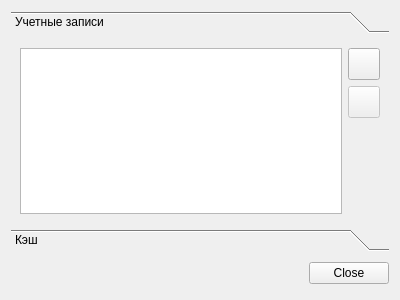
<?xml version="1.0" encoding="UTF-8"?>
<ui version="4.0">
 <class>DialogSettings</class>
 <widget class="QDialog" name="DialogSettings">
  <property name="geometry">
   <rect>
    <x>0</x>
    <y>0</y>
    <width>400</width>
    <height>300</height>
   </rect>
  </property>
  <property name="windowTitle">
   <string>Настройки</string>
  </property>
  <layout class="QVBoxLayout" name="verticalLayout">
   <item>
    <widget class="QToolBox" name="toolBox">
     <widget class="QWidget" name="settingsAccounts">
      <property name="geometry">
       <rect>
        <x>0</x>
        <y>0</y>
        <width>382</width>
        <height>184</height>
       </rect>
      </property>
      <attribute name="icon">
       <iconset theme="system-users">
        <normaloff>.</normaloff>.</iconset>
      </attribute>
      <attribute name="label">
       <string>Учетные записи</string>
      </attribute>
      <layout class="QHBoxLayout" name="horizontalLayout">
       <item>
        <widget class="QListWidget" name="listAccounts">
         <property name="iconSize">
          <size>
           <width>32</width>
           <height>32</height>
          </size>
         </property>
         <property name="spacing">
          <number>5</number>
         </property>
         <property name="uniformItemSizes">
          <bool>true</bool>
         </property>
        </widget>
       </item>
       <item>
        <layout class="QVBoxLayout" name="verticalLayout_2">
         <item>
          <widget class="QToolButton" name="buttonAccountAdd">
           <property name="minimumSize">
            <size>
             <width>32</width>
             <height>32</height>
            </size>
           </property>
           <property name="toolTip">
            <string>Добавить учетную запись</string>
           </property>
           <property name="icon">
            <iconset theme="list-add">
             <normaloff>.</normaloff>.</iconset>
           </property>
           <property name="iconSize">
            <size>
             <width>16</width>
             <height>16</height>
            </size>
           </property>
          </widget>
         </item>
         <item>
          <widget class="QToolButton" name="buttonAccountRemove">
           <property name="enabled">
            <bool>false</bool>
           </property>
           <property name="minimumSize">
            <size>
             <width>32</width>
             <height>32</height>
            </size>
           </property>
           <property name="toolTip">
            <string>Удалить учетную запись</string>
           </property>
           <property name="icon">
            <iconset theme="list-remove">
             <normaloff>.</normaloff>.</iconset>
           </property>
           <property name="iconSize">
            <size>
             <width>16</width>
             <height>16</height>
            </size>
           </property>
          </widget>
         </item>
         <item>
          <spacer name="verticalSpacer">
           <property name="orientation">
            <enum>Qt::Vertical</enum>
           </property>
           <property name="sizeHint" stdset="0">
            <size>
             <width>20</width>
             <height>40</height>
            </size>
           </property>
          </spacer>
         </item>
        </layout>
       </item>
      </layout>
     </widget>
     <widget class="QWidget" name="settingsCache">
      <property name="geometry">
       <rect>
        <x>0</x>
        <y>0</y>
        <width>382</width>
        <height>184</height>
       </rect>
      </property>
      <attribute name="icon">
       <iconset theme="application-x-archive">
        <normaloff>.</normaloff>.</iconset>
      </attribute>
      <attribute name="label">
       <string>Кэш</string>
      </attribute>
      <layout class="QVBoxLayout" name="verticalLayout_3">
       <item>
        <widget class="QPushButton" name="buttonCacheImageClear">
         <property name="minimumSize">
          <size>
           <width>32</width>
           <height>32</height>
          </size>
         </property>
         <property name="text">
          <string>Очистить кэш изображений</string>
         </property>
        </widget>
       </item>
       <item>
        <spacer name="verticalSpacer_2">
         <property name="orientation">
          <enum>Qt::Vertical</enum>
         </property>
         <property name="sizeHint" stdset="0">
          <size>
           <width>20</width>
           <height>40</height>
          </size>
         </property>
        </spacer>
       </item>
      </layout>
     </widget>
    </widget>
   </item>
   <item>
    <widget class="QDialogButtonBox" name="buttonBox">
     <property name="minimumSize">
      <size>
       <width>32</width>
       <height>32</height>
      </size>
     </property>
     <property name="orientation">
      <enum>Qt::Horizontal</enum>
     </property>
     <property name="standardButtons">
      <set>QDialogButtonBox::Close</set>
     </property>
    </widget>
   </item>
  </layout>
 </widget>
 <resources/>
 <connections>
  <connection>
   <sender>buttonBox</sender>
   <signal>accepted()</signal>
   <receiver>DialogSettings</receiver>
   <slot>accept()</slot>
   <hints>
    <hint type="sourcelabel">
     <x>227</x>
     <y>279</y>
    </hint>
    <hint type="destinationlabel">
     <x>157</x>
     <y>274</y>
    </hint>
   </hints>
  </connection>
  <connection>
   <sender>buttonBox</sender>
   <signal>rejected()</signal>
   <receiver>DialogSettings</receiver>
   <slot>reject()</slot>
   <hints>
    <hint type="sourcelabel">
     <x>295</x>
     <y>285</y>
    </hint>
    <hint type="destinationlabel">
     <x>286</x>
     <y>274</y>
    </hint>
   </hints>
  </connection>
 </connections>
</ui>
